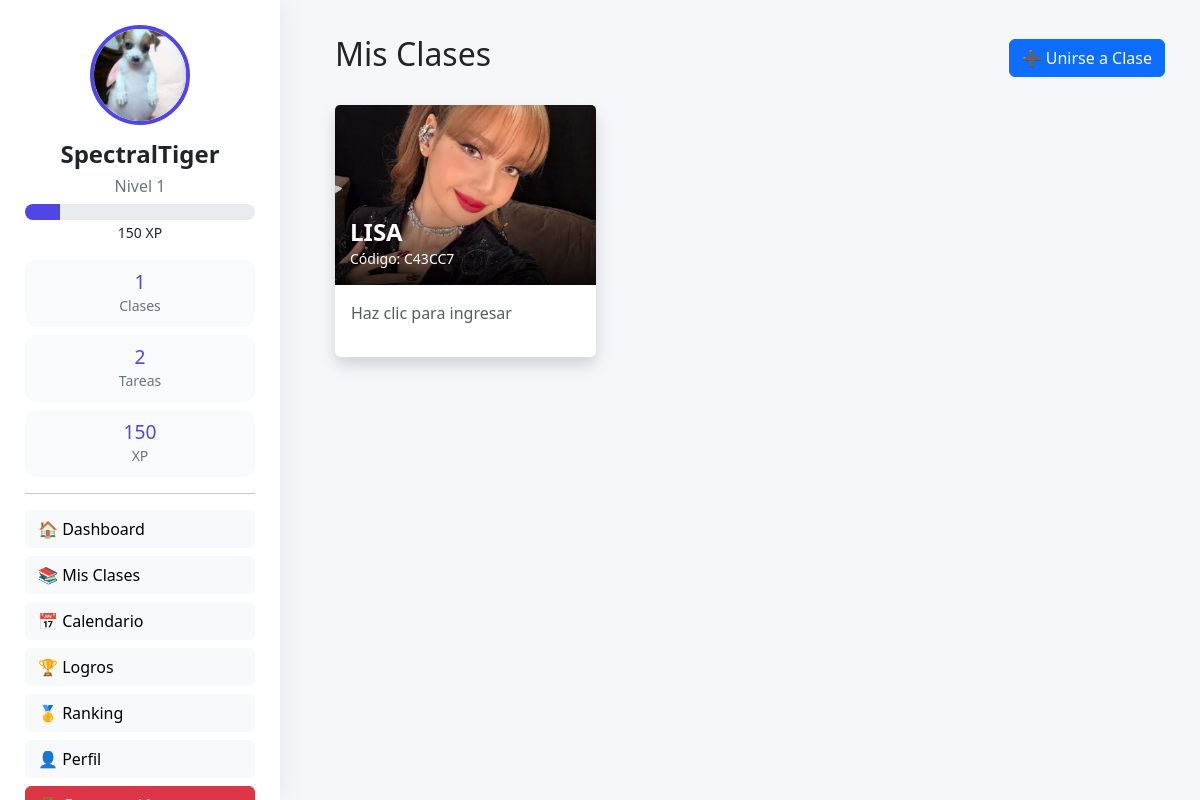
Screenshot of /alumno/dashboard.php (signed in) with the database file from the repository.
### tables this page shows
CREATE TABLE `usuarios` (
  `id` int(11) NOT NULL,
  `nombre` varchar(100) DEFAULT NULL,
  `correo` varchar(100) DEFAULT NULL,
  `password` varchar(255) DEFAULT NULL,
  `rol` enum('alumno','maestro') DEFAULT 'alumno',
  `xp` int(11) DEFAULT 0,
  `nivel` int(11) DEFAULT 1,
  `foto` varchar(255) DEFAULT NULL,
  `semestre` varchar(20) DEFAULT NULL,
  `grupo` varchar(20) DEFAULT NULL
);

CREATE TABLE `clases` (
  `id` int(11) NOT NULL,
  `nombre` varchar(100) DEFAULT NULL,
  `codigo` varchar(20) DEFAULT NULL,
  `maestro_id` int(11) DEFAULT NULL,
  `portada` varchar(255) DEFAULT NULL,
  `color` varchar(20) DEFAULT NULL,
  `imagen` varchar(255) DEFAULT NULL,
  `descripcion` text DEFAULT NULL
);

### alumno/dashboard.php (the view, shortened to what this page needs)
<?php
include '../includes/conexion.php';
$id_usuario = $_SESSION['id'];
$usuario = mysqli_fetch_assoc(
    mysqli_query($conexion, "SELECT * FROM usuarios WHERE id=$id_usuario")
);
$clases = mysqli_query($conexion, "
SELECT c.*
FROM clases c
INNER JOIN alumnos_clases ac
ON c.id = ac.clase_id
WHERE ac.alumno_id = $id_usuario
");
$totalClases = mysqli_num_rows($clases);
$totalEntregas = mysqli_num_rows(
    mysqli_query(
        $conexion,
        "SELECT *
        FROM entregas
        WHERE alumno_id=$id_usuario"
    )
);
?>
<!DOCTYPE html>
<html>
<head>
    <link href="https://cdn.jsdelivr.net/npm/bootstrap@5.3.7/dist/css/bootstrap.min.css" rel="stylesheet">
</head>
<body>
    <div class="sidebar">
        <center>
            <img class="foto-perfil" src="<?= !empty($usuario['foto'])
                ? '../uploads/perfiles/' . $usuario['foto']
                : 'https://ui-avatars.com/api/?name=' .
                urlencode($usuario['nombre'])
                ?>">
            <h4><?= $usuario['nombre'] ?></h4>
            <h6>Nivel <?= $usuario['nivel'] ?></h6>
            <?php
            $xpActual = $usuario['xp'];
            $xpNivel = 1000;
            $porcentaje = ($xpActual % $xpNivel) / $xpNivel * 100;
            ?>
            <div class="progress xp-bar">
                <div class="progress-bar" style="width:<?= $porcentaje ?>%">
                </div>
            </div>
            <small>
                <?= $xpActual ?> XP
            </small>
            <div class="mt-3">
                <div class="stat-box mb-2">
                    <h3><?= $totalClases ?></h3>
                    <small>Clases</small>
                </div>
                <div class="stat-box mb-2">
                    <h3><?= $totalEntregas ?></h3>
                    <small>Tareas</small>
                </div>
                <div class="stat-box">
                    <h3><?= $usuario['xp'] ?></h3>
                    <small>XP</small>
                </div>
            </div>
        </center>
        <hr>
        <a class="btn btn-light btn-menu" href="dashboard.php">
            🏠 Dashboard
        </a>
        <a class="btn btn-light btn-menu" href="mis_clases.php">
            📚 Mis Clases
        </a>
        <a class="btn btn-light btn-menu" href="calendario.php">
            📅 Calendario
        </a>
        <a class="btn btn-light btn-menu" href="logros.php">
            🏆 Logros
        </a>
        <a class="btn btn-light btn-menu" href="ranking.php">
            🥇 Ranking
        </a>
        <a class="btn btn-light btn-menu" href="perfil.php">
            👤 Perfil
        </a>
        <a class="btn btn-danger btn-menu" href="../auth/logout.php">
        </a>
    </div>
    <div class="content">
        <div class="d-flex justify-content-between align-items-center mb-4">
            <h2>
                Mis Clases
            </h2>
            <button class="btn btn-primary" data-bs-toggle="modal" data-bs-target="#modalClase">
                ➕ Unirse a Clase
            </button>
        </div>
        <div class="row">
            <?php while ($c = mysqli_fetch_assoc($clases)): ?>
                <div class="col-lg-4 col-md-6 mb-4">
                    <a href="clase.php?id=<?= $c['id'] ?>" style="text-decoration:none;">
                        <div class="card shadow border-0 card-clase">
                            <div class="position-relative">
                                <img src="../profesor/uploads/clases/<?= $c['imagen'] ?>" class="card-img-top portada">
                                <div class="overlay">
                                    <h4><?= $c['nombre'] ?></h4>
                                    <small>
                                        Código:
                                        <?= $c['codigo'] ?>
                                    </small>
                                </div>
                            </div>
                            <div class="card-body">
                                <p class="text-muted">
                                    Haz clic para ingresar
                                </p>
                            </div>
                        </div>
                    </a>
                </div>
            <?php endwhile; ?>
        </div>
    </div>
</body>
</html>

### rows the page displays
usuarios: foto (picture), nombre "SpectralTiger", nivel "1", xp "150"
clases: imagen (picture), nombre "LISA", codigo "C43CC7"

### other values shown
$totalClases "1"
$totalEntregas "2"
